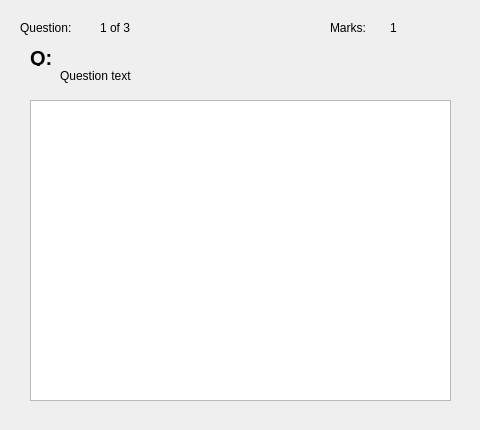
<?xml version="1.0" encoding="UTF-8"?>
<ui version="4.0">
 <class>Form</class>
 <widget class="QWidget" name="Form">
  <property name="geometry">
   <rect>
    <x>0</x>
    <y>0</y>
    <width>480</width>
    <height>430</height>
   </rect>
  </property>
  <property name="windowTitle">
   <string>Form</string>
  </property>
  <widget class="QLabel" name="label">
   <property name="geometry">
    <rect>
     <x>30</x>
     <y>50</y>
     <width>21</width>
     <height>16</height>
    </rect>
   </property>
   <property name="font">
    <font>
     <pointsize>15</pointsize>
     <weight>75</weight>
     <bold>true</bold>
    </font>
   </property>
   <property name="text">
    <string>Q:</string>
   </property>
  </widget>
  <widget class="QLabel" name="question_label">
   <property name="geometry">
    <rect>
     <x>60</x>
     <y>50</y>
     <width>391</width>
     <height>51</height>
    </rect>
   </property>
   <property name="text">
    <string>Question text</string>
   </property>
  </widget>
  <widget class="QPlainTextEdit" name="answer_text">
   <property name="geometry">
    <rect>
     <x>30</x>
     <y>100</y>
     <width>421</width>
     <height>301</height>
    </rect>
   </property>
  </widget>
  <widget class="QLabel" name="label_3">
   <property name="geometry">
    <rect>
     <x>100</x>
     <y>20</y>
     <width>60</width>
     <height>16</height>
    </rect>
   </property>
   <property name="text">
    <string>1 of 3</string>
   </property>
  </widget>
  <widget class="QLabel" name="label_2">
   <property name="geometry">
    <rect>
     <x>20</x>
     <y>20</y>
     <width>60</width>
     <height>16</height>
    </rect>
   </property>
   <property name="text">
    <string>Question:</string>
   </property>
  </widget>
  <widget class="QLabel" name="label_4">
   <property name="geometry">
    <rect>
     <x>330</x>
     <y>20</y>
     <width>51</width>
     <height>16</height>
    </rect>
   </property>
   <property name="text">
    <string>Marks:</string>
   </property>
  </widget>
  <widget class="QLabel" name="label_5">
   <property name="geometry">
    <rect>
     <x>390</x>
     <y>20</y>
     <width>60</width>
     <height>16</height>
    </rect>
   </property>
   <property name="text">
    <string>1</string>
   </property>
  </widget>
 </widget>
 <resources/>
 <connections/>
</ui>
